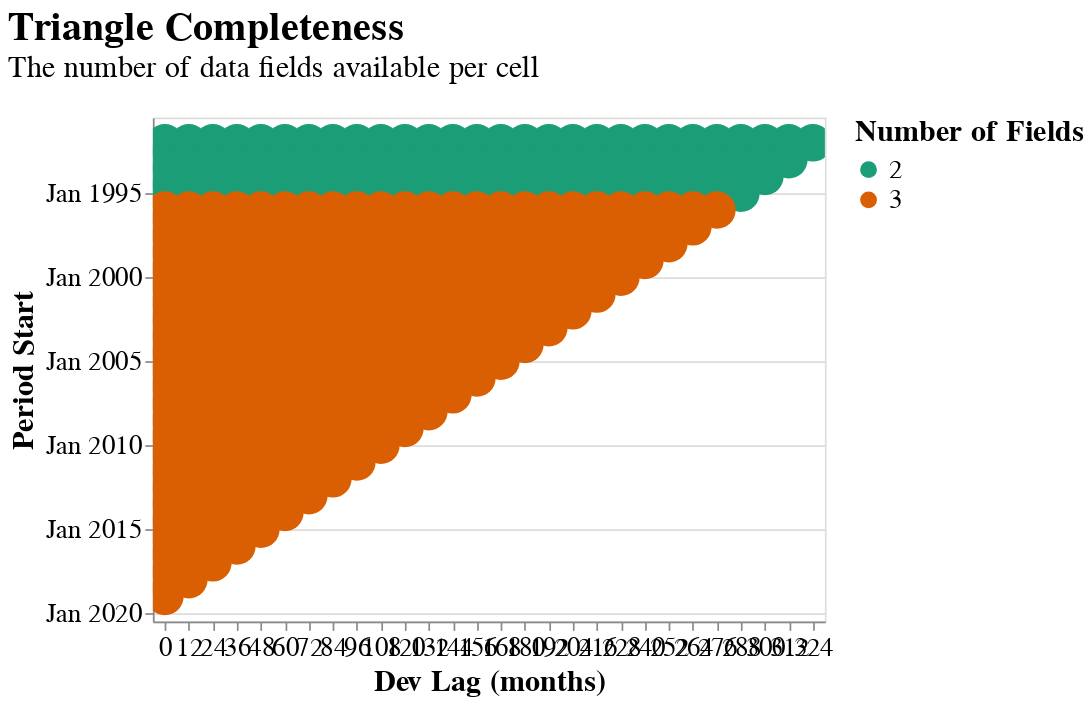

Notebook code cell kept with this figure:
### Code cell
big_triangle.plot_data_completeness()

### Figure 1 — Vega-Lite specification as saved in the notebook (floating-point values rounded to 4 significant figures; data arrays with more than 128 entries replaced by an {"elided": "..."} marker saying what was removed)
{"autosize": {"contains": "content", "resize": true}, "config": {"style": {"group-title": {"fontSize": 24}, "group-subtitle": {"fontSize": 18}, "guide-label": {"fontSize": 16, "font": "sans-serif"}, "guide-title": {"fontSize": 18, "font": "sans-serif"}}, "mark": {"color": "#1f8fff"}, "title": {"anchor": "start", "offset": 20}, "legend": {"orient": "right", "titleAnchor": "start", "layout": {"direction": "vertical"}, "labelFontSize": 16.0, "titleFontSize": 18.0}, "axis": {"labelFontSize": 16.0, "titleFontSize": 18.0}}, "data": {"values": {"elided": "406 records"}}, "mark": {"type": "circle", "opacity": 1, "size": 500.0}, "encoding": {"color": {"condition": {"param": "param_1", "field": "Number of Fields", "scale": {"scheme": "dark2"}, "type": "nominal"}, "value": "lightgray"}, "tooltip": [{"field": "period_start", "title": "Period Start", "type": "temporal"}, {"field": "period_end", "title": "Period End", "type": "temporal"}, {"field": "evaluation_date", "title": "Evaluation Date", "type": "temporal"}, {"field": "dev_lag", "title": "Dev Lag (months)", "type": "nominal"}, {"field": "Fields", "type": "nominal"}], "x": {"axis": {"labelAngle": 0}, "field": "dev_lag", "scale": {"zero": true}, "title": "Dev Lag (months)", "type": "nominal"}, "y": {"field": "period_start", "scale": {"padding": 15, "reverse": true}, "timeUnit": "yearmonth", "title": "Period Start", "type": "temporal"}}, "height": 300, "params": [{"name": "param_1", "select": {"type": "point"}}, {"name": "param_2", "select": {"type": "interval", "encodings": ["x", "y"]}, "bind": "scales"}], "title": {"text": "Triangle Completeness", "subtitle": "The number of data fields available per cell"}, "width": 400, "$schema": "https://vega.github.io/schema/vega-lite/v5.20.1.json"}
